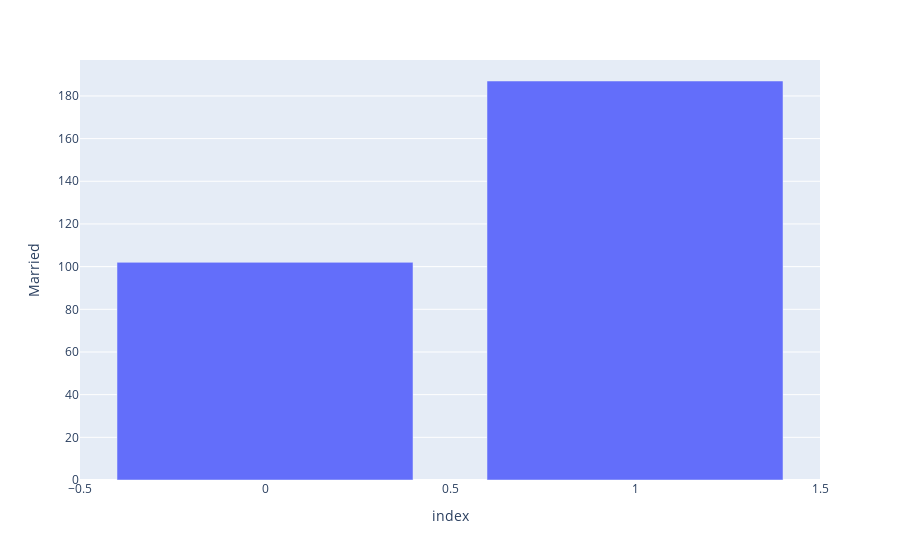

Write notebook code for a chart like this one.
### Code cell
px.bar(val2,x='index',y='Married')

### Figure 1 — Plotly figure (JSON) as saved in the notebook; plotly's stock layout.template omitted (floating-point values rounded to 4 significant figures)
{"data": [{"alignmentgroup": "True", "hovertemplate": "index=%{x}<br>Married=%{y}<extra></extra>", "legendgroup": "", "marker": {"color": "#636efa", "pattern": {"shape": ""}}, "name": "", "offsetgroup": "", "orientation": "v", "showlegend": false, "textposition": "auto", "type": "bar", "x": [1, 0], "xaxis": "x", "y": [187, 102], "yaxis": "y"}], "layout": {"barmode": "relative", "legend": {"tracegroupgap": 0}, "margin": {"t": 60}, "xaxis": {"anchor": "y", "domain": [0, 1], "title": {"text": "index"}}, "yaxis": {"anchor": "x", "domain": [0, 1], "title": {"text": "Married"}}}}
